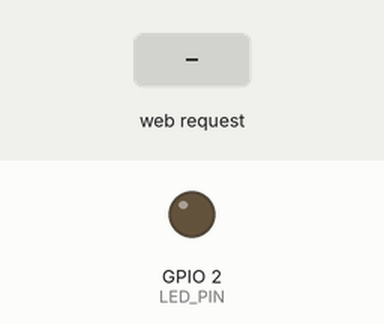
This program was run on a simulated ESP32. Shown: output pins drawn as LEDs (lit = HIGH). The inputs (shaded band) are chosen by the test bench. What the program prints to the serial monitor is not drawn.

Above: at 1.2 s.
1.3 s: HTTP request GET /on received
At 2.5 s:
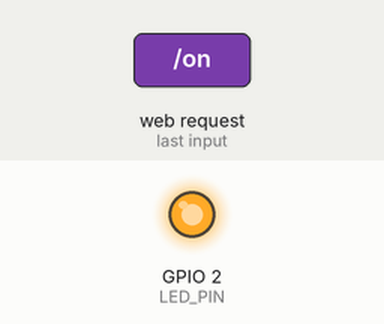
2.8 s: HTTP request GET /off received
At 3.8 s:
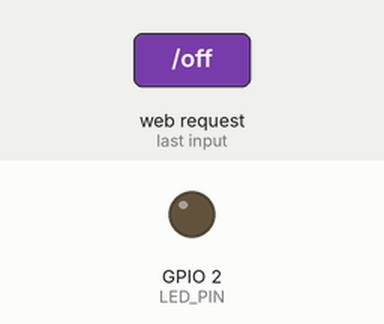
Timing chart, 0 to 5.8 s (numbered marks = the images above; inputs shaded):
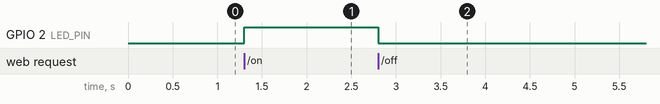

The program:

main.cpp
```cpp
#include <WiFi.h>
#include <WebServer.h>

// ============================================================
// 实验5: 简易 Web Server
// 功能：通过网页按钮控制板载 LED
// ============================================================

// --- 模式选择 ---
// 若要连接自家路由器，请填写 ssid/password 并确保手机也在同一个 WiFi
// 若不方便，程序将默认开启热点 (AP 模式)，手机连接 ESP32 即可
const char* ssid     = "你的WiFi名称";
const char* password = "你的WiFi密码";

// AP 模式配置 (热点模式)
const char* ap_ssid = "ESP32-Web-Lab";
const char* ap_pass = "12345678";

// 引脚定义
const int LED_PIN = 2; // 板载 LED

// 创建 Web 服务实例，端口 80
WebServer server(80);

// 生成网页内容
String makePage() {
    String state = digitalRead(LED_PIN) ? "点亮 (ON)" : "熄灭 (OFF)";
    String color = digitalRead(LED_PIN) ? "#00FF00" : "#FF0000";

    String html = R"rawliteral(
    <!DOCTYPE html>
    <html lang="zh-CN">
    <head>
        <meta charset="UTF-8">
        <meta name="viewport" content="width=device-width, initial-scale=1.0">
        <title>ESP32 控制面板</title>
        <style>
            body { font-family: Arial, sans-serif; text-align: center; background-color: #f4f4f9; margin-top: 50px; }
            .container { background: white; padding: 30px; border-radius: 15px; display: inline-block; box-shadow: 0 4px 8px rgba(0,0,0,0.1); }
            h1 { color: #333; }
            .status { font-size: 1.5em; margin: 20px 0; }
            .btn { display: inline-block; padding: 15px 30px; font-size: 1.2em; color: white; border: none; border-radius: 8px; cursor: pointer; text-decoration: none; margin: 10px; transition: 0.3s; }
            .btn-on { background-color: #28a745; }
            .btn-off { background-color: #dc3545; }
            .btn:hover { opacity: 0.8; }
        </style>
    </head>
    <body>
        <div class="container">
            <h1>Lab 05: ESP32 控制面包</h1>
            <p class="status">当前 LED 状态: <b style="color: )rawliteral" + color + R"rawliteral(;">)rawliteral" + state + R"rawliteral(</b></p>
            <a href="/on" class="btn btn-on">点亮 LED</a>
            <a href="/off" class="btn btn-off">熄灭 LED</a>
        </div>
        <p style="margin-top:20px; color:#666;">访问地址: http://192.168.4.1 (若在 AP 模式)</p>
    </body>
    </html>
    )rawliteral";
    return html;
}

// 根目录处理函数
void handleRoot() {
    server.send(200, "text/html; charset=UTF-8", makePage());
}

// 处理 "点亮" 请求
void handleOn() {
    digitalWrite(LED_PIN, HIGH);
    server.sendHeader("Location", "/");
    server.send(303); // 重定向回首页
}

// 处理 "熄灭" 请求
void handleOff() {
    digitalWrite(LED_PIN, LOW);
    server.sendHeader("Location", "/");
    server.send(303);
}

void setup() {
    Serial.begin(115200);
    pinMode(LED_PIN, OUTPUT);
    digitalWrite(LED_PIN, LOW);

    Serial.println("\n--- 实验5: 简易 Web Server ---");

    // 尝试开启热点模式 (最简单，无需配置)
    WiFi.mode(WIFI_AP);
    WiFi.softAP(ap_ssid, ap_pass);

    Serial.println("热点已开启 (AP Mode)");
    Serial.print("WiFi 名称: "); Serial.println(ap_ssid);
    Serial.print("WiFi 密码: "); Serial.println(ap_pass);
    Serial.print("访问地址: http://"); Serial.println(WiFi.softAPIP());

    // 绑定路径
    server.on("/", handleRoot);
    server.on("/on", handleOn);
    server.on("/off", handleOff);

    // 启动服务
    server.begin();
    Serial.println("HTTP 服务器已启动");
}

void loop() {
    server.handleClient();
}
```

Measured:
- after the input at 1.3 s, GPIO 2 (LED_PIN): LOW → HIGH at once
- after the input at 2.8 s, GPIO 2 (LED_PIN): HIGH → LOW at once
